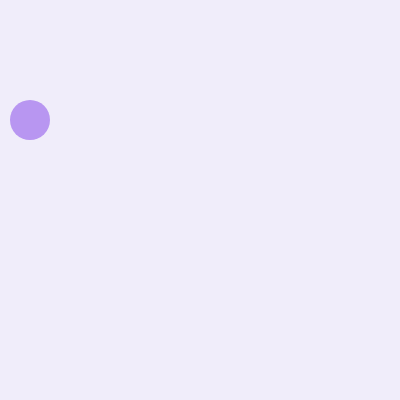
Frame 1 (no input)
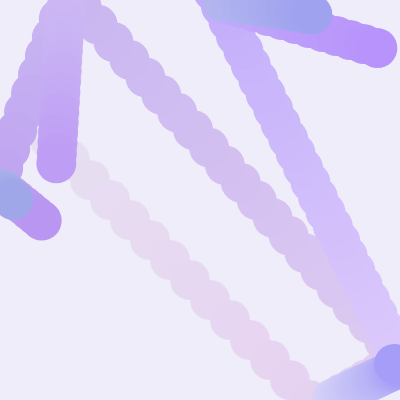
Frame 60 (no input)
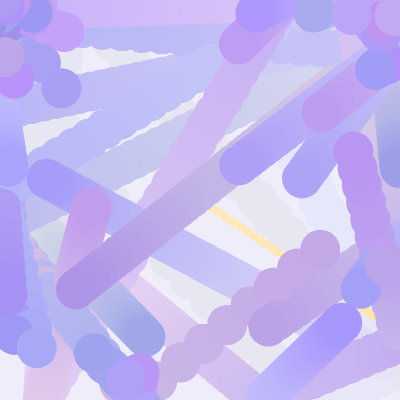
Frame 120 (the mouse pressed at the canvas centre since frame 60)

The p5.js sketch that drew these frames (run headless with seeded random() and noise() and a simulated clock; from frame 60 on, the mouse is pressed at the canvas centre):

// p5.js sketch
// ── sketch.js
let xPose
let yPose
let xdir = 1
let ydir = 1
let speed
let balls = []
let a = []

function setup() {
  createCanvas(400, 400)
  background(240, 237, 250)
  noStroke()

  xPose = 10
  yPose = 100
  speed = 20

  balls.push({
    xPose, yPose, xdir, ydir, speed,
    color: color(random(155, 195), random(145, 170), random(200, 255))
  })
}

function draw() {
  fill(240, 237, 250, 5)
  rect(0, 0, width, height)

  let count = balls.length

  for (let i = 0; i < count; i++) {
    xPose = balls[i].xPose
    yPose = balls[i].yPose
    xdir = balls[i].xdir
    ydir = balls[i].ydir
    speed = balls[i].speed

    let hitWall = false

    if (xPose > width || xPose < 0) {
      xPose = constrain(xPose, 0, width)
      if (xPose === 0) 
      {
      xdir = random(0, 1)   
      } else 
      {
      xdir = -random(0, 1)  
      }
      ydir = random(-1, 1)
      hitWall = true
    }

    if (yPose > height || yPose < 0) {
      yPose = constrain(yPose, 0, height)
      if (yPose === 0) 
      {
      ydir = random(0, 1)   
      } else 
      {
      ydir = -random(0, 1)  
      }
      xdir = random(-1, 1)
      hitWall = true
    }

    if (hitWall && balls.length < 100) {
      balls.push({
        xPose,
        yPose,
        xdir : xdir * random(0, 1),
        ydir : ydir * random(0, 1),
        speed: random(5,30),
        color: color(random(155, 195), random(145, 170), random(230, 255))
      })
    }

    xPose = xPose + xdir * speed
    yPose = yPose + ydir * speed

    fill(balls[i].color)
    ellipse(xPose, yPose, 40, 40)

    balls[i] = {
      xPose, yPose, xdir, ydir, speed,
      color: balls[i].color
    }
  }

  for (let h = a.length - 1; h >= 0; h--) {
    xPose = a[h].xPose
    yPose = a[h].yPose

    for (let j = 15; j > 0; j--) {
      fill(255, 210, 60, 180 - j * 10)
      ellipse(
        xPose - j * 6,
        yPose - j * 4,
        10 - j * 0.5,
        10 - j * 0.5
      )
    }

    fill(255, 240, 150)
    ellipse(xPose, yPose, 10, 10)

    xPose = xPose + 12
    yPose = yPose + 8

    a[h] = { xPose, yPose }
   }
 }

function mousePressed() {
  a.push({
    xPose: mouseX,
    yPose: mouseY
  })
}
